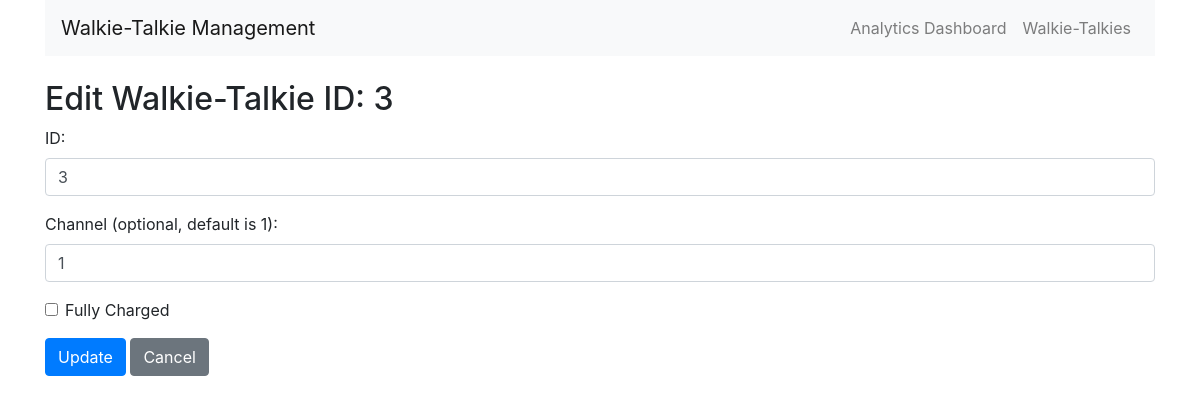
Before: /edit_walkie_talkie/3 with the older database file.
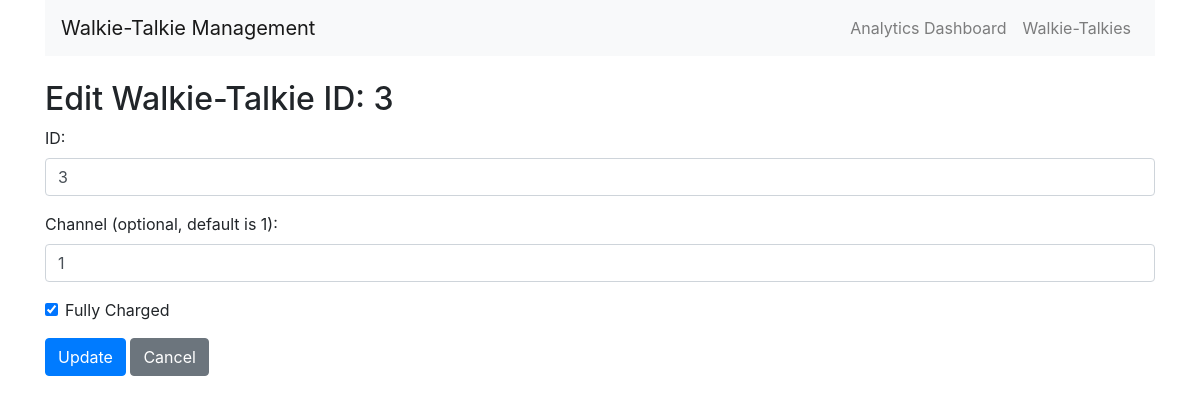
After: the same page with the newer database file.
### models.py (models this page shows)
class WalkieTalkie(db.Model):
    id = db.Column(db.Integer, primary_key=True)
    channel = db.Column(db.Integer, nullable=True, default=1)
    is_lent = db.Column(db.Boolean, default=False)
    current_holder = db.Column(db.String(100), nullable=True)
    is_charged = db.Column(db.Boolean, default=False)  # Default is now False (discharged)
    rental_history = db.relationship('Rental', backref='walkie_talkie', lazy=True)

### routes.py (the view, shortened to what this page needs)
@app.route('/edit_walkie_talkie/<int:wt_id>', methods=['GET', 'POST'])
def edit_walkie_talkie(wt_id):
    wt = WalkieTalkie.query.get_or_404(wt_id)
    return render_template('edit_walkie_talkie.html', wt=wt)

### templates/edit_walkie_talkie.html (shortened to what this page needs)
{% extends 'base.html' %}
{% block content %}
<h2>Edit Walkie-Talkie ID: {{ wt.id }}</h2>
<form method="post">
    <div class="form-group">
        <label for="id">ID:</label>
        <input type="number" class="form-control" id="id" name="id" value="{{ wt.id }}" required>
    </div>
    <div class="form-group">
        <label for="channel">Channel (optional, default is 1):</label>
        <input type="number" class="form-control" id="channel" name="channel" value="{{ wt.channel }}">
    </div>
    <div class="form-group form-check">
        <input type="checkbox" class="form-check-input" id="is_charged" name="is_charged" {% if wt.is_charged %}checked{% endif %}>
        <label class="form-check-label" for="is_charged">Fully Charged</label>
    </div>
    <button type="submit" class="btn btn-primary">Update</button>
    <a href="{{ url_for('view_walkie_talkie', wt_id=wt.id) }}" class="btn btn-secondary">Cancel</a>
</form>
{% endblock %}

Changed rows visible on the page:
changed WalkieTalkie id 3: is_charged "☐" → "☑"
